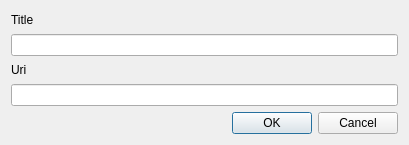
<?xml version="1.0" encoding="UTF-8"?>
<ui version="4.0">
 <class>ViewSettings</class>
 <widget class="QDialog" name="ViewSettings">
  <property name="geometry">
   <rect>
    <x>0</x>
    <y>0</y>
    <width>409</width>
    <height>145</height>
   </rect>
  </property>
  <property name="windowTitle">
   <string>Dialog</string>
  </property>
  <layout class="QVBoxLayout" name="verticalLayout">
   <item>
    <widget class="QLabel" name="label">
     <property name="text">
      <string>Title</string>
     </property>
    </widget>
   </item>
   <item>
    <widget class="QLineEdit" name="titleEdit"/>
   </item>
   <item>
    <widget class="QLabel" name="label_2">
     <property name="text">
      <string>Uri</string>
     </property>
    </widget>
   </item>
   <item>
    <widget class="QLineEdit" name="uriEdit"/>
   </item>
   <item>
    <widget class="QDialogButtonBox" name="buttonBox">
     <property name="orientation">
      <enum>Qt::Horizontal</enum>
     </property>
     <property name="standardButtons">
      <set>QDialogButtonBox::Cancel|QDialogButtonBox::Ok</set>
     </property>
    </widget>
   </item>
  </layout>
 </widget>
 <resources/>
 <connections>
  <connection>
   <sender>buttonBox</sender>
   <signal>accepted()</signal>
   <receiver>ViewSettings</receiver>
   <slot>accept()</slot>
   <hints>
    <hint type="sourcelabel">
     <x>248</x>
     <y>254</y>
    </hint>
    <hint type="destinationlabel">
     <x>157</x>
     <y>274</y>
    </hint>
   </hints>
  </connection>
  <connection>
   <sender>buttonBox</sender>
   <signal>rejected()</signal>
   <receiver>ViewSettings</receiver>
   <slot>reject()</slot>
   <hints>
    <hint type="sourcelabel">
     <x>316</x>
     <y>260</y>
    </hint>
    <hint type="destinationlabel">
     <x>286</x>
     <y>274</y>
    </hint>
   </hints>
  </connection>
 </connections>
</ui>
